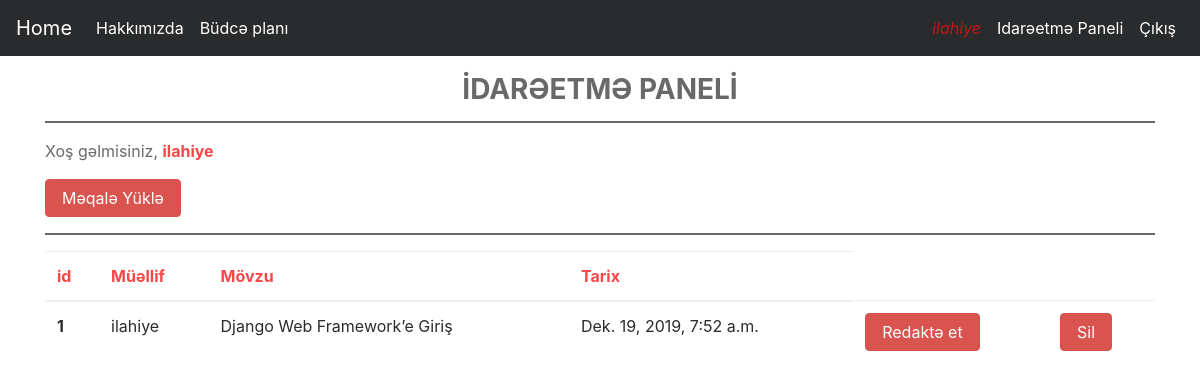
Page /article/dashboard/ (signed in) on the committed database.
### article/models.py (models this page shows, shortened)
class Article(models.Model): #Article clasi models.Model miras alir
    author  = models.ForeignKey("auth.User", on_delete = models.CASCADE, verbose_name = "Müəllif")
    title   = models.CharField(max_length=60, verbose_name = "Başlıq")
    content = RichTextField(verbose_name = "Mövzu")
    created_date  = models.DateTimeField(auto_now_add=True, verbose_name = "Yaradılma tarixi")
    article_image = models.FileField (blank = True, null= True, verbose_name = "Şəkil yüklə")  # Burada blank = True, null= True, o demekdir ki bu sahenin ici dolu da ola biler, bos da
    class Meta:
        ordering = ["-created_date"] #-created_date vasitesi ile en son yuklenen meqale en birinci gorsenecek

### article/views.py (the view)
# urls.py: path('dashboard/',views.dashboard, name='dashboard'),
@login_required(login_url="/user/login/")                            #eger istifadeci giris etmeyibse onu "/user/login/" url.ne yeni daxil ol sehifesine yonlendirir
def dashboard(request):
    articles = Article.objects.filter(author = request.user)         #models.py Article import edirik ve butun melumatlari articles deyisenine otururuk
    return render(request, "dashboard.html", {"articles" :articles})

### templates/dashboard.html
{% extends "layout.html" %}
{% block body %}
<h3 style = "font-weight: bolder; color: dimgray; text-align: center;">İDARƏETMƏ PANELİ</h3>
<hr style = "border: 1.5px solid dimgray;">
<p  style = "color:  dimgray"> Xoş gəlmisiniz, <B style = "color: #f31111c4"> {{request.user.username}} </B> </p>
<a class="btn btn-danger" href = "/article/addarticle/">Məqalə Yüklə</a>
<hr style = "border: 1.5px solid dimgray;">
{% if articles %}
    <table class="table">
        <thead class="thead-green" style="color: #f31111c4">
            <tr>
            <th scope="col">id</th>
            <th scope="col">Müəllif</th>
            <th scope="col">Mövzu</th>
            <th scope="col">Tarix</th>
            </tr>
        </thead>
        <tbody>
        {% for articles in articles %}
            <tr>
            <th scope="row">{{articles.id}}</th>
            <td>{{articles.author}}</td>
            <td>{{articles.title}}</td>
            <td>{{articles.created_date}}</td>
            <td><a class = "btn btn-danger" href = "{%url 'article:update' articles.id %}">Redaktə et</a></td>
            <td><a class = "btn btn-danger" href = "{%url 'article:delete' articles.id %}">Sil</a></td>
            </tr>
        {% endfor %}
      </tbody>
    </table>
{% else %}
 <div class="alert alert-danger">
 Sizin hələlik heç bir məqaləniz yoxdur...
 </div>
{% endif %}
{% endblock body %}

### templates/includes/navbar.html (shortened to what this page needs)
<nav class="navbar navbar-toggleable-md navbar-inverse fixed-top bg-inverse">
        <a class="navbar-brand" href="{% url 'index'  %}">Home</a>
        <div class="collapse navbar-collapse" id="navbarCollapse">
          <ul class="navbar-nav mr-auto">
            <li class="nav-item active">
              <a class="nav-link" href="{% url 'about'  %}">Hakkımızda</a>
            </li>
            <li class="nav-item active">
                <a class="nav-link" href ="{% url 'calculator' %}">Büdcə planı</a>
            </li>
          </ul>
          <ul class="navbar-nav ml-auto">
          {% if  request.user.is_authenticated %}
              <li class="nav-item active">
                <a class="nav-link" style = "color: #f31111c4"><I>{{request.user.username}}</I></a>
              </li>
              <li class="nav-item active">
                <a class="nav-link" href ="{% url 'article:dashboard' %}">Idarəetmə Paneli</a>
              </li>
              <li class="nav-item active">
                <a class="nav-link" href = "{% url 'USER:logout' %}">Çıkış</a>
              </li>
          {% endif %}
        </ul>
        </div>
</nav>

### rows in the picture
Article: id "1", author "ilahiye", title "Django Web Framework’e Giriş", created_date "Dek. 19, 2019, 7:52 a.m."

### other values in the picture
{{ request.user.username }} "ilahiye"
